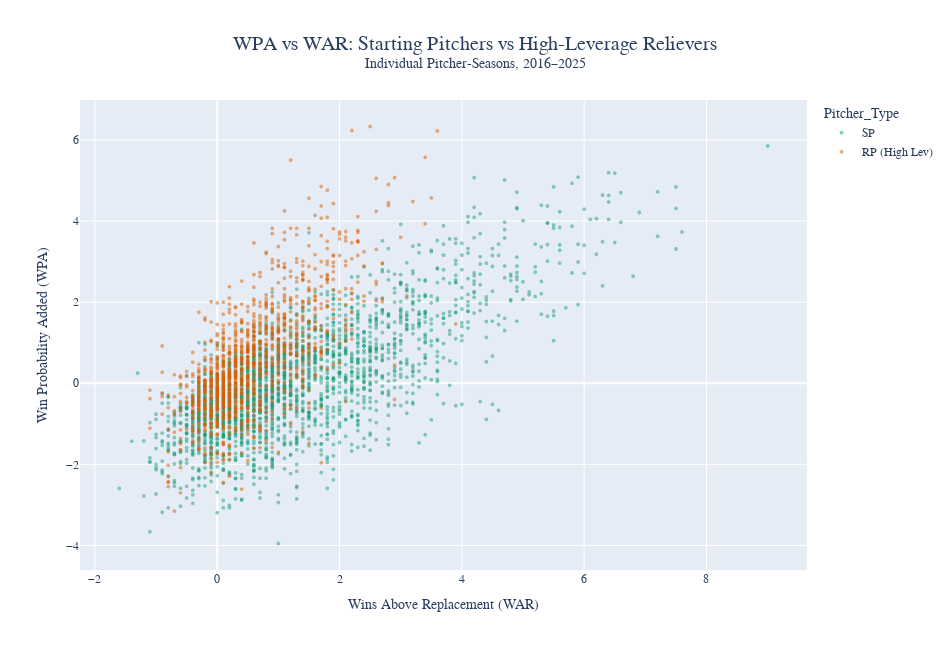

The notebook cell saved with this chart:
### Markdown cell above
## 4. Individual Season Scatter: WPA vs WAR

Each dot is a single pitcher-season. SPs spread horizontally (high WAR, moderate WPA) — their volume drives skill-based value but dilutes game-context impact. High-leverage RPs spread vertically (low WAR, wide WPA range) — their value is concentrated in high-stakes moments but inflated by sequencing and managerial deployment. The gap between the two clusters is the valuation no-man's-land where neither metric tells the full story.

### Code cell
# Interactive Scatter: WPA vs WAR — Individual Seasons (SPs vs High-Leverage RPs)
hl_rp_names = high_lev_rp_df['Player'].unique()

scatter_df = df[['Player', 'Pitcher_Type', 'Season', 'WAR', 'WPA', 'ERA', 'IP', 'LI']].dropna(subset=['WAR', 'WPA']).copy()
scatter_df = scatter_df[
    (scatter_df['Pitcher_Type'] == 'SP') | 
    ((scatter_df['Pitcher_Type'] == 'RP') & (scatter_df['Player'].isin(hl_rp_names)))
].copy()
scatter_df['Pitcher_Type'] = scatter_df['Pitcher_Type'].replace({'RP': 'RP (High Lev)'})

for col in ['WAR', 'WPA', 'ERA', 'IP', 'LI']:
    scatter_df[col] = scatter_df[col].round(2)

fig4 = px.scatter(
    scatter_df, x='WAR', y='WPA', color='Pitcher_Type',
    hover_data=['Player', 'Season', 'ERA', 'IP', 'LI', 'WAR', 'WPA'],
    labels={'WAR': 'Wins Above Replacement (WAR)', 'WPA': 'Win Probability Added (WPA)', 'LI': 'pLI'},
    title=f'WPA vs WAR: Starting Pitchers vs High-Leverage Relievers<br><sup>Individual Pitcher-Seasons, {START_YEAR}\u2013{END_YEAR}</sup>',
    color_discrete_map={'SP': '#1B9E77', 'RP (High Lev)': '#D95F02'}
)
fig4.update_traces(marker=dict(size=4, opacity=0.5))
fig4.update_layout(
    font_family='Georgia, Times New Roman, serif',
    height=650, width=950,
    hoverlabel=dict(font_family='Georgia, Times New Roman, serif'),
    xaxis_title_font_family='Georgia, Times New Roman, serif',
    yaxis_title_font_family='Georgia, Times New Roman, serif',
    title_x=0.5,
    title_font_size=20,
)
_hover_bg4 = {'SP': '#D4F0E7', 'RP (High Lev)': '#FDEBD0'}
fig4.for_each_trace(lambda t: t.update(
    hoverlabel=dict(bgcolor=_hover_bg4.get(t.name, '#fff'), font_color='#333'),
    hovertemplate=t.hovertemplate.replace('=', ' = ') if t.hovertemplate else t.hovertemplate
))
fig4.show()

### Figure 1 — Plotly figure (JSON) as saved in the notebook; plotly's stock layout.template omitted (floating-point values rounded to 4 significant figures; data arrays with more than 128 entries replaced by an {"elided": "..."} marker saying what was removed)
{"data": [{"customdata": {"elided": "2337x5 mixed values"}, "hoverlabel": {"bgcolor": "#D4F0E7", "font": {"color": "#333"}}, "hovertemplate": "Pitcher_Type = SP<br>Wins Above Replacement (WAR) = %{x}<br>Win Probability Added (WPA) = %{y}<br>Player = %{customdata[0]}<br>Season = %{customdata[1]}<br>ERA = %{customdata[2]}<br>IP = %{customdata[3]}<br>pLI = %{customdata[4]}<extra></extra>", "legendgroup": "SP", "marker": {"color": "#1B9E77", "opacity": 0.5, "size": 4, "symbol": "circle"}, "mode": "markers", "name": "SP", "showlegend": true, "type": "scattergl", "x": {"elided": "2337 float values"}, "xaxis": "x", "y": {"elided": "2337 float values"}, "yaxis": "y"}, {"customdata": {"elided": "1205x5 mixed values"}, "hoverlabel": {"bgcolor": "#FDEBD0", "font": {"color": "#333"}}, "hovertemplate": "Pitcher_Type = RP (High Lev)<br>Wins Above Replacement (WAR) = %{x}<br>Win Probability Added (WPA) = %{y}<br>Player = %{customdata[0]}<br>Season = %{customdata[1]}<br>ERA = %{customdata[2]}<br>IP = %{customdata[3]}<br>pLI = %{customdata[4]}<extra></extra>", "legendgroup": "RP (High Lev)", "marker": {"color": "#D95F02", "opacity": 0.5, "size": 4, "symbol": "circle"}, "mode": "markers", "name": "RP (High Lev)", "showlegend": true, "type": "scattergl", "x": {"elided": "1205 float values"}, "xaxis": "x", "y": {"elided": "1205 float values"}, "yaxis": "y"}], "layout": {"font": {"family": "Georgia, Times New Roman, serif"}, "height": 650, "hoverlabel": {"font": {"family": "Georgia, Times New Roman, serif"}}, "legend": {"title": {"text": "Pitcher_Type"}, "tracegroupgap": 0}, "title": {"font": {"size": 20}, "text": "WPA vs WAR: Starting Pitchers vs High-Leverage Relievers<br><sup>Individual Pitcher-Seasons, 2016–2025</sup>", "x": 0.5}, "width": 950, "xaxis": {"anchor": "y", "domain": [0, 1], "title": {"font": {"family": "Georgia, Times New Roman, serif"}, "text": "Wins Above Replacement (WAR)"}}, "yaxis": {"anchor": "x", "domain": [0, 1], "title": {"font": {"family": "Georgia, Times New Roman, serif"}, "text": "Win Probability Added (WPA)"}}}}
